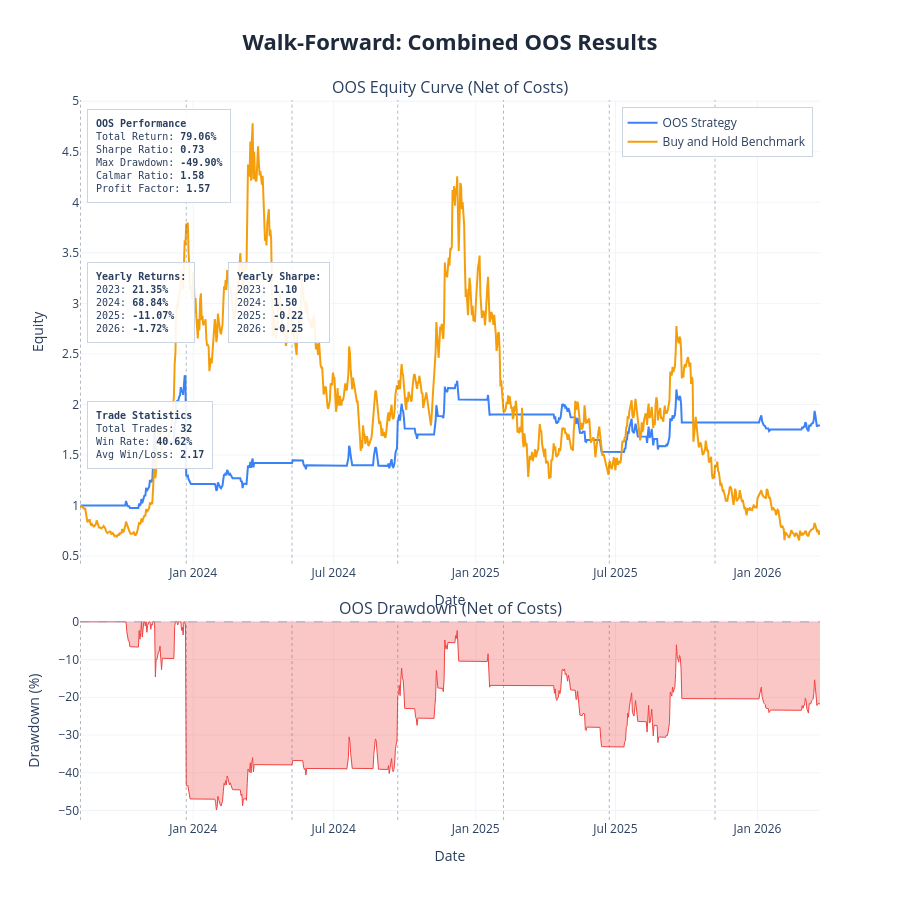

The code cell stored with this chart in its notebook:
### Markdown cell above
---
## Results Charts and Cost Stress Test

| Parameter | Description | Default |
|---|---|---|
| `show_fold_perf` | IS vs OOS bars for return, Sharpe, drawdown per fold | `False` |
| `show_param_evol` | Parameter evolution across folds with ±1 std bands | `False` |
| `show_oos_equity` | Combined OOS equity curve + drawdown with fold boundaries | `True` |
| `show_trades` | Overlay entry/exit markers on OOS equity chart | `False` |
| `benchmark_data` | DataFrame with `Close` column for buy & hold comparison | `None` |
| `save_html_dir` | Directory path to save charts as HTML files, or `None` | `None` |

**Cost Stress Test:** re-run the combined OOS backtest at 1×, 1.5×, 2×, 3× the base cost. Fragile strategies collapse; robust ones degrade gradually.

### Code cell
plot_walk_forward_results(
    results          = results,
    param_defs       = PARAM_DEFS,
    fixed_params     = FIXED_PARAMS,
    benchmark_data   = df,
    show             = True,
    save_html_dir    = None,
    show_fold_perf   = False,   # IS vs OOS bars by fold
    show_param_evol  = False,   # parameter evolution across folds
    show_oos_equity  = True,   # combined OOS equity curve
    show_trades      = False,  # trade markers on OOS equity chart
)

# ── transaction cost stress test ──────────────────────────────────────────

if results['oos_combined_df'] is not None:
    cost_df = cost_stress_test(
        oos_combined_df  = results['oos_combined_df'],
        cost_multipliers = (1.0, 1.5, 2.0, 3.0),
        base_cost        = COST,
    )
else:
    print('No combined OOS dataframe — skip cost stress test')

### Figure 1 — Plotly figure (JSON) as saved in the notebook; plotly's stock layout.template omitted (floating-point values rounded to 4 significant figures; data arrays with more than 128 entries replaced by an {"elided": "..."} marker saying what was removed)
{"data": [{"hovertemplate": "<b>OOS Strategy</b><br>Date: %{x}<br>Equity: %{y:.4f}<extra></extra>", "line": {"color": "#3b82f6", "width": 2}, "mode": "lines", "name": "OOS Strategy", "type": "scatter", "x": {"elided": "959 str values"}, "xaxis": "x", "y": {"elided": "959 float values"}, "yaxis": "y"}, {"hovertemplate": "<b>Buy and Hold Benchmark</b><br>Date: %{x}<br>Equity: %{y:.4f}<extra></extra>", "line": {"color": "#f59e0b", "width": 2}, "mode": "lines", "name": "Buy and Hold Benchmark", "type": "scatter", "x": {"elided": "959 str values"}, "xaxis": "x", "y": {"elided": "959 float values"}, "yaxis": "y"}, {"fill": "tozeroy", "fillcolor": "rgba(239, 68, 68, 0.3)", "hovertemplate": "<b>Drawdown</b><br>Date: %{x}<br>%{y:.2f}%<extra></extra>", "line": {"color": "#ef4444", "width": 1}, "mode": "lines", "name": "Drawdown", "showlegend": false, "type": "scatter", "x": {"elided": "959 str values"}, "xaxis": "x2", "y": {"elided": "959 float values"}, "yaxis": "y2"}], "layout": {"annotations": [{"font": {"size": 16}, "showarrow": false, "text": "OOS Equity Curve (Net of Costs)", "x": 0.5, "xanchor": "center", "xref": "paper", "y": 1, "yanchor": "bottom", "yref": "paper"}, {"font": {"size": 16}, "showarrow": false, "text": "OOS Drawdown (Net of Costs)", "x": 0.5, "xanchor": "center", "xref": "paper", "y": 0.276, "yanchor": "bottom", "yref": "paper"}, {"align": "left", "bgcolor": "rgba(255, 255, 255, 0.9)", "bordercolor": "#cbd5e1", "borderpad": 8, "borderwidth": 1, "font": {"family": "monospace", "size": 10}, "showarrow": false, "text": "<b>OOS Performance</b><br>Total Return: <b>79.06%</b><br>Sharpe Ratio: <b>0.73</b><br>Max Drawdown: <b>-49.90%</b><br>Calmar Ratio: <b>1.58</b><br>Profit Factor: <b>1.57</b>", "x": 0.01, "xanchor": "left", "xref": "x domain", "y": 0.98, "yanchor": "top", "yref": "y domain"}, {"align": "left", "bgcolor": "rgba(255, 255, 255, 0.9)", "bordercolor": "#cbd5e1", "borderpad": 8, "borderwidth": 1, "font": {"family": "monospace", "size": 10}, "showarrow": false, "text": "<b>Yearly Returns:</b><br>2023: <b>21.35%</b><br>2024: <b>68.84%</b><br>2025: <b>-11.07%</b><br>2026: <b>-1.72%</b><br>", "x": 0.01, "xanchor": "left", "xref": "x domain", "y": 0.65, "yanchor": "top", "yref": "y domain"}, {"align": "left", "bgcolor": "rgba(255, 255, 255, 0.9)", "bordercolor": "#cbd5e1", "borderpad": 8, "borderwidth": 1, "font": {"family": "monospace", "size": 10}, "showarrow": false, "text": "<b>Yearly Sharpe:</b><br>2023: <b>1.10</b><br>2024: <b>1.50</b><br>2025: <b>-0.22</b><br>2026: <b>-0.25</b><br>", "x": 0.2, "xanchor": "left", "xref": "x domain", "y": 0.65, "yanchor": "top", "yref": "y domain"}, {"align": "left", "bgcolor": "rgba(255, 255, 255, 0.9)", "bordercolor": "#cbd5e1", "borderpad": 8, "borderwidth": 1, "font": {"family": "monospace", "size": 10}, "showarrow": false, "text": "<b>Trade Statistics</b><br>Total Trades: <b>32</b><br>Win Rate: <b>40.62%</b><br>Avg Win/Loss: <b>2.17</b>", "x": 0.01, "xanchor": "left", "xref": "x domain", "y": 0.35, "yanchor": "top", "yref": "y domain"}], "height": 900, "hovermode": "x unified", "legend": {"bgcolor": "rgba(255, 255, 255, 0.9)", "bordercolor": "#cbd5e1", "borderwidth": 1, "x": 0.99, "xanchor": "right", "y": 0.99, "yanchor": "top"}, "shapes": [{"line": {"color": "#94a3b8", "dash": "dash", "width": 1}, "type": "line", "x0": 0, "x1": 1, "xref": "x2 domain", "y0": 0, "y1": 0, "yref": "y2"}, {"line": {"color": "rgba(100,116,139,0.5)", "dash": "dot", "width": 1}, "type": "line", "x0": "2023-08-08 00:00:00", "x1": "2023-08-08 00:00:00", "xref": "x", "y0": 0, "y1": 1, "yref": "y domain"}, {"line": {"color": "rgba(100,116,139,0.5)", "dash": "dot", "width": 1}, "type": "line", "x0": "2023-08-08 00:00:00", "x1": "2023-08-08 00:00:00", "xref": "x2", "y0": 0, "y1": 1, "yref": "y2 domain"}, {"line": {"color": "rgba(100,116,139,0.5)", "dash": "dot", "width": 1}, "type": "line", "x0": "2023-12-23 00:00:00", "x1": "2023-12-23 00:00:00", "xref": "x", "y0": 0, "y1": 1, "yref": "y domain"}, {"line": {"color": "rgba(100,116,139,0.5)", "dash": "dot", "width": 1}, "type": "line", "x0": "2023-12-23 00:00:00", "x1": "2023-12-23 00:00:00", "xref": "x2", "y0": 0, "y1": 1, "yref": "y2 domain"}, {"line": {"color": "rgba(100,116,139,0.5)", "dash": "dot", "width": 1}, "type": "line", "x0": "2024-05-08 00:00:00", "x1": "2024-05-08 00:00:00", "xref": "x", "y0": 0, "y1": 1, "yref": "y domain"}, {"line": {"color": "rgba(100,116,139,0.5)", "dash": "dot", "width": 1}, "type": "line", "x0": "2024-05-08 00:00:00", "x1": "2024-05-08 00:00:00", "xref": "x2", "y0": 0, "y1": 1, "yref": "y2 domain"}, {"line": {"color": "rgba(100,116,139,0.5)", "dash": "dot", "width": 1}, "type": "line", "x0": "2024-09-22 00:00:00", "x1": "2024-09-22 00:00:00", "xref": "x", "y0": 0, "y1": 1, "yref": "y domain"}, {"line": {"color": "rgba(100,116,139,0.5)", "dash": "dot", "width": 1}, "type": "line", "x0": "2024-09-22 00:00:00", "x1": "2024-09-22 00:00:00", "xref": "x2", "y0": 0, "y1": 1, "yref": "y2 domain"}, {"line": {"color": "rgba(100,116,139,0.5)", "dash": "dot", "width": 1}, "type": "line", "x0": "2025-02-06 00:00:00", "x1": "2025-02-06 00:00:00", "xref": "x", "y0": 0, "y1": 1, "yref": "y domain"}, {"line": {"color": "rgba(100,116,139,0.5)", "dash": "dot", "width": 1}, "type": "line", "x0": "2025-02-06 00:00:00", "x1": "2025-02-06 00:00:00", "xref": "x2", "y0": 0, "y1": 1, "yref": "y2 domain"}, {"line": {"color": "rgba(100,116,139,0.5)", "dash": "dot", "width": 1}, "type": "line", "x0": "2025-06-23 00:00:00", "x1": "2025-06-23 00:00:00", "xref": "x", "y0": 0, "y1": 1, "yref": "y domain"}, {"line": {"color": "rgba(100,116,139,0.5)", "dash": "dot", "width": 1}, "type": "line", "x0": "2025-06-23 00:00:00", "x1": "2025-06-23 00:00:00", "xref": "x2", "y0": 0, "y1": 1, "yref": "y2 domain"}, {"line": {"color": "rgba(100,116,139,0.5)", "dash": "dot", "width": 1}, "type": "line", "x0": "2025-11-07 00:00:00", "x1": "2025-11-07 00:00:00", "xref": "x", "y0": 0, "y1": 1, "yref": "y domain"}, {"line": {"color": "rgba(100,116,139,0.5)", "dash": "dot", "width": 1}, "type": "line", "x0": "2025-11-07 00:00:00", "x1": "2025-11-07 00:00:00", "xref": "x2", "y0": 0, "y1": 1, "yref": "y2 domain"}], "showlegend": true, "title": {"font": {"color": "#1E293B", "size": 22}, "text": "<b>Walk-Forward: Combined OOS Results</b>", "x": 0.5, "xanchor": "center"}, "xaxis": {"anchor": "y", "domain": [0, 1], "gridcolor": "#f1f5f9", "gridwidth": 1, "showgrid": true, "title": {"text": "Date"}}, "xaxis2": {"anchor": "y2", "domain": [0, 1], "gridcolor": "#f1f5f9", "gridwidth": 1, "showgrid": true, "title": {"text": "Date"}}, "yaxis": {"anchor": "x", "domain": [0.356, 1], "gridcolor": "#f1f5f9", "gridwidth": 1, "showgrid": true, "title": {"text": "Equity"}}, "yaxis2": {"anchor": "x2", "domain": [0, 0.276], "gridcolor": "#f1f5f9", "gridwidth": 1, "showgrid": true, "title": {"text": "Drawdown (%)"}}}}
